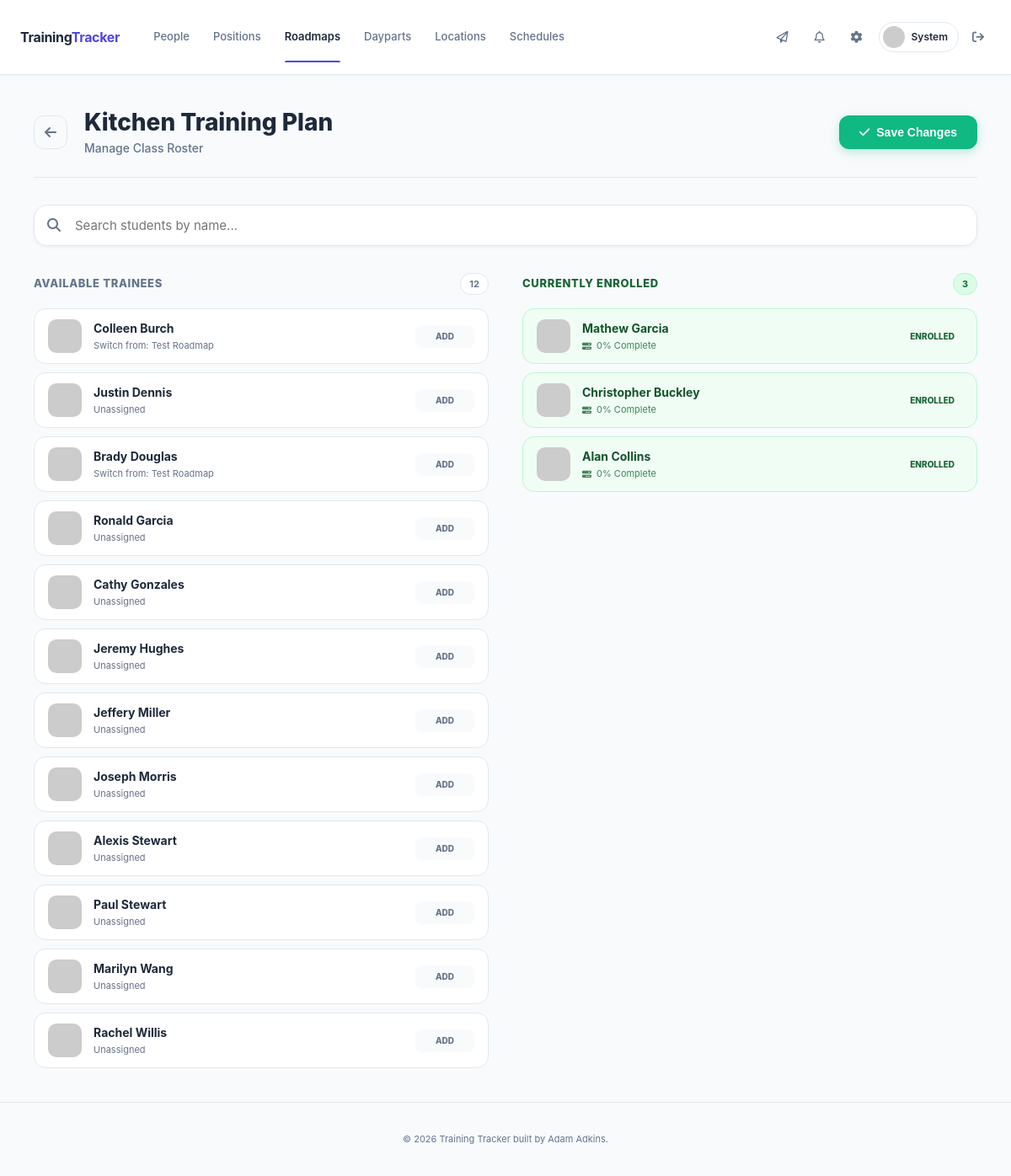
The app's page /manager/roadmaps/2/roster (signed in) with its own data.
### app/models.py (models this page shows, shortened)
class Employee(db.Model):
    __tablename__ = "employees"
    id = db.Column(db.Integer, primary_key=True)
    first_name = db.Column(db.String(80), nullable=False)
    last_name = db.Column(db.String(80), nullable=False)
    role = db.Column(db.String(20), nullable=False, default="trainee")
    status = db.Column(db.String(20), nullable=False, default="active")
    start_date = db.Column(db.Date, nullable=True)
    location_id = db.Column(db.Integer, db.ForeignKey("locations.id"), nullable=True)
    graduated_at = db.Column(db.DateTime, nullable=True)  # When manager marked trainee as graduated (offboarding)
    current_roadmap_id = db.Column(db.Integer, db.ForeignKey("training_roadmaps.id"), nullable=True)
    created_at = db.Column(db.DateTime, default=lambda: datetime.now(timezone.utc), nullable=False)
    active_roadmap = db.relationship("TrainingRoadmap", foreign_keys=[current_roadmap_id], backref="trainees")
    locations = db.relationship(
        "Location",
        secondary=employee_locations,
        backref=db.backref("roster_employees", lazy="dynamic"),
        lazy="dynamic",
    )
    def avatar(self, size=128):
        email = self.user_account.email.lower().encode('utf-8') if self.user_account else b"none"
        digest = hashlib.md5(email).hexdigest()
        return f'https://www.gravatar.com/avatar/{digest}?d=identicon&s={size}'
    def get_roadmap_progress(self):
        if not self.active_roadmap:
            return None
        steps = sorted(self.active_roadmap.steps, key=lambda x: x.order_index)
        mastered_count = 0
        target_step = None
        for step in steps:
            sessions = [s for s in self.trainee_sessions if s.position_id == step.position_id and s.completed_at]
            avg_rating = 0
            if sessions:
                all_ratings = [r.rating_value for s in sessions for r in s.ratings]
                if all_ratings:
                    avg_rating = sum(all_ratings) / len(all_ratings)
            req_sessions = step.required_sessions if step.required_sessions else 3
            req_rating = step.min_avg_rating if step.min_avg_rating else 4.0
            is_mastered = len(sessions) >= req_sessions and avg_rating >= req_rating
            if is_mastered:
                mastered_count += 1
            elif not target_step:
                target_step = step
        return {
            'target_position': target_step.position if target_step else None,
            'percent_complete': (mastered_count / len(steps)) * 100 if steps else 0,
            'is_finished': mastered_count == len(steps),
            'mastered_count': mastered_count,
            'total_steps': len(steps)
        }

class TrainingRoadmap(db.Model):
    __tablename__ = "training_roadmaps"
    id = db.Column(db.Integer, primary_key=True)
    name = db.Column(db.String(120), nullable=False)
    description = db.Column(db.Text, nullable=True)
    created_at = db.Column(db.DateTime, default=lambda: datetime.now(timezone.utc), nullable=False)
    steps = db.relationship("RoadmapStep", backref="roadmap", cascade="all, delete-orphan",
                            order_by="RoadmapStep.order_index")

### app/routes/manager.py (the view, shortened to what this page needs)
@manager_bp.route('/roadmaps/<int:roadmap_id>/roster', methods=['GET', 'POST'])
@manager_required
def roadmap_roster(roadmap_id):
    roadmap = TrainingRoadmap.query.get_or_404(roadmap_id)
    enrolled = Employee.query.filter(Employee.current_roadmap_id == roadmap.id, Employee.graduated_at == None).all()
    available = Employee.query.filter(
        (Employee.current_roadmap_id != roadmap.id) | (Employee.current_roadmap_id == None),
        Employee.status == 'active',
        Employee.role == 'trainee',
        Employee.graduated_at == None,
    ).order_by(Employee.last_name).all()
    return render_template('roadmaps/roster.html', roadmap=roadmap, enrolled=enrolled, available=available)

### app/routes/helpers.py (called while the page is built)
def manager_required(f):
    @wraps(f)
    def wrapped(*args, **kwargs):
        if not current_user.is_authenticated or current_user.role != 'manager':
            abort(403)
        return f(*args, **kwargs)
    return wrapped

### app/routes/messages.py (called while the page is built)
@messages_bp.before_app_request
def load_system_settings():
    flask.g.system_settings = SystemSettings.query.first()

### app/templates/roadmaps/roster.html (shortened to what this page needs)
{% extends "base.html" %}
{% block content %}
<div class="roster-wrapper">
    <div class="roster-container">
        <div class="roster-header">
            <div class="header-left">
                <a href="{{ url_for('manager.roadmaps_list') }}" class="btn-back" onclick="if (window.history.length > 1) { event.preventDefault(); history.back(); }">
                    <i class="fa-solid fa-arrow-left"></i>
                </a>
                <div>
                    <h1 class="roster-title">{{ roadmap.name }}</h1>
                    <p class="roster-subtitle">Manage Class Roster</p>
                </div>
            </div>
            <div class="header-actions">
                <button type="submit" form="roster-form" class="btn-save">
                    <i class="fa-solid fa-check"></i> Save Changes
                </button>
            </div>
        </div>
        <div class="search-container">
            <input type="text" id="rosterSearch" class="search-input" placeholder="Search students by name...">
        </div>
        <form method="POST" id="roster-form">
            <div class="roster-grid">
                <div>
                    <div class="column-header">
                        <h2 class="col-title">Available Trainees</h2>
                        <span class="col-count" id="count-avail">{{ available|length }}</span>
                    </div>
                    <div class="emp-list" id="list-avail">
                        {% for emp in available %}
                        <div class="emp-card search-item" data-emp-id="{{ emp.id }}" data-origin="available" onclick="moveCard(this)">
                            <img src="{{ emp.avatar(50) }}" class="emp-avatar">
                            <div class="emp-info">
                                <div class="emp-name search-target">{{ emp.first_name }} {{ emp.last_name }}</div>
                                <div class="emp-sub">
                                    {% if emp.active_roadmap %}
                                        Switch from: {{ emp.active_roadmap.name }}
                                    {% else %}
                                        <span style="color: var(--text-muted);">Unassigned</span>
                                    {% endif %}
                                </div>
                            </div>
                            <span class="action-tag"><span class="tag-default">Add</span><span class="tag-hover">Add</span></span>
                        </div>
                        {% endfor %}
                    </div>
                </div>
                <div>
                    <div class="column-header" style="border-color: #bbf7d0;">
                        <h2 class="col-title" style="color: #166534;">Currently Enrolled</h2>
                        <span class="col-count" id="count-enroll" style="color: #166534; background: #dcfce7; border-color: #bbf7d0;">{{ enrolled|length }}</span>
                    </div>
                    <div class="emp-list" id="list-enroll">
                        {% for emp in enrolled %}
                        <div class="emp-card in-enrolled search-item" data-emp-id="{{ emp.id }}" data-origin="enrolled" onclick="moveCard(this)">
                            <img src="{{ emp.avatar(50) }}" class="emp-avatar">
                            <div class="emp-info">
                                <div class="emp-name search-target">{{ emp.first_name }} {{ emp.last_name }}</div>
                                {% set prog = emp.get_roadmap_progress() %}
                                <div class="emp-sub">
                                    <i class="fa-solid fa-bars-progress"></i> {{ prog.percent_complete|round|int }}% Complete
                                </div>
                            </div>
                            <span class="action-tag"><span class="tag-default">Enrolled</span><span class="tag-hover">Remove</span></span>
                        </div>
                        {% endfor %}
                    </div>
                </div>
            </div>
        </form>
    </div>
</div>
{% endblock %}

### app/templates/base.html (shortened to what this page needs)
<!DOCTYPE html>
<html lang="en">
<head>
    <link rel="stylesheet" href="{{ url_for('static', filename='style.css') }}">
    <link rel="stylesheet" href="https://cdnjs.cloudflare.com/ajax/libs/font-awesome/6.4.0/css/all.min.css">
</head>
<body class="{% block body_class %}{% endblock %}">
<header class="main-header">
    <div class="container nav-split">
        <div class="nav-group">
            <a href="{{ url_for('manager.dashboard') if current_user.is_authenticated and current_user.role == 'manager' else url_for('employee.dashboard') }}" class="brand-logo">
                <span>Training<b>Tracker</b></span>
            </a>
            <div class="nav-content" id="navContent">
                {% if current_user.is_authenticated %}
                <nav class="nav-links">
                    {% if current_user.role == 'manager' %}
                    <a href="{{ url_for('manager.employees_list') }}" data-tutorial="staff" class="{{ 'active' if 'employee' in request.endpoint else '' }}">People</a>
                    <a href="{{ url_for('manager.positions_list') }}" data-tutorial="positions" class="{{ 'active' if 'position' in request.endpoint else '' }}">Positions</a>
                    <a href="{{ url_for('manager.roadmaps_list') }}" data-tutorial="roadmaps" class="{{ 'active' if 'roadmap' in request.endpoint and request.endpoint not in ['manager.roadmap_smart_builder', 'manager.smart_builder_build'] else '' }}">Roadmaps</a>
                    <a href="{{ url_for('manager.dayparts_list') }}" data-tutorial="dayparts" class="{{ 'active' if 'daypart' in request.endpoint else '' }}">Dayparts</a>
                    <a href="{{ url_for('manager.locations_list') }}" data-tutorial="locations" class="{{ 'active' if 'location' in request.endpoint else '' }}">Locations</a>
                    <a href="{{ url_for('manager.schedules_list') }}" data-tutorial="schedule" class="{{ 'active' if 'schedule' in request.endpoint or request.endpoint in ['manager.roadmap_smart_builder', 'manager.smart_builder_build'] else '' }}">Schedules</a>
                    {% endif %}
                </nav>
                <div class="nav-actions">
                    <div class="user-profile">
                        {% if g.system_settings and not g.system_settings.dm_enabled %}
                        <div class="notif-btn disabled" title="Messaging Disabled"><i class="fa-regular fa-paper-plane"></i></div>
                        {% else %}
                        <a href="{{ url_for('messages.inbox') }}" data-tutorial="messages" class="notif-btn {{ 'active' if 'messages' in request.endpoint else '' }}">
                            <i class="fa-regular fa-paper-plane"></i>
                        </a>
                        {% endif %}
                        <a href="{{ url_for('employee.notifications') }}" data-tutorial="notifications" class="notif-btn {{ 'active' if 'notification' in request.endpoint else '' }}">
                            <i class="fa-regular fa-bell"></i>
                        </a>
                        <a href="{{ url_for('manager.settings') }}" data-tutorial="settings" class="notif-btn {{ 'active' if 'settings' in request.endpoint else '' }}">
                            <i class="fa-solid fa-gear"></i>
                        </a>
                        <a href="{{ url_for('manager.employee_detail', employee_id=current_user.employee_id, back=request.path) }}" class="profile-pill-link">
                            <div class="pill-container">
                                <img src="{{ current_user.employee.avatar(26) }}" class="nav-avatar">
                                <span class="user-name-nav">{{ current_user.employee.first_name }}</span>
                            </div>
                        </a>
                        <a href="{{ url_for('auth.logout') }}" class="btn-logout-icon" title="Sign Out">
                            <i class="fa-solid fa-arrow-right-from-bracket"></i>
                        </a>
                    </div>
                </div>
                {% endif %}
            </div>
        </div>
    </div>
</header>
<main class="container py-xl fade-in-up">
    {% block content %}{% endblock %}
</main>
<footer class="site-footer">
    <p>&copy; 2026 Training Tracker built by Adam Adkins.</p>
</footer>
</body>
</html>

### app/static/style.css (style rules this page uses)
:root { --primary: #2563eb; --primary-hover: #1d4ed8; --bg: #eff2f6; --text: #1e293b; --text-muted: #64748b; --border: #cbd5e1; --white: #ffffff; --danger: #ef4444; --success: #16a34a; --warning: #f59e0b; }
* { box-sizing: border-box; }
body { background-color: var(--bg); color: var(--text); font-family: 'Inter', -apple-system, BlinkMacSystemFont, "Segoe UI", Roboto, Helvetica, Arial, sans-serif; margin: 0; padding: 0; line-height: 1.5; -webkit-font-smoothing: antialiased; }
a { color: var(--primary); text-decoration: none; }
.container { max-width: 1200px; margin: 0 auto; padding: 0 24px; }
.py-xl { padding-top: 40px; padding-bottom: 40px; }
.main-header { background: var(--white); border-bottom: 1px solid var(--border); padding: 12px 0; position: sticky; top: 0; z-index: 100; box-shadow: 0 1px 2px 0 rgba(0, 0, 0, 0.05); }
.nav-split { display: flex; justify-content: space-between; align-items: center; gap: 16px; }
.nav-group { display: flex; align-items: center; gap: 40px; flex: 1; }
.brand-logo { display: flex; align-items: center; gap: 10px; text-decoration: none; color: var(--text); font-size: 20px; font-weight: 700; }
.brand-logo b { color: var(--primary); }
.nav-content { display: flex; justify-content: space-between; align-items: center; width: 100%; }
.nav-links { display: flex; align-items: center; gap: 24px; }
.nav-links a { color: var(--text-muted); font-weight: 500; font-size: 14px; transition: color 0.2s; text-decoration: none; white-space: nowrap; }
.nav-actions { display: flex; align-items: center; gap: 16px; }
.user-profile { display: flex; align-items: center; gap: 16px; }
.btn-logout-icon { border: none; background: transparent; color: #64748b; font-size: 20px; padding: 0 8px; cursor: pointer; text-decoration: none; display: flex; align-items: center; gap: 8px; }
.notif-btn { font-size: 18px; color: var(--text-muted); position: relative; width: 32px; height: 32px; display: flex; align-items: center; justify-content: center; border-radius: 8px; transition: background 0.2s; }
.pill-container { display: flex; align-items: center; gap: 10px; padding: 4px 12px 4px 6px; background: #f8fafc; border-radius: 20px; border: 1px solid var(--border); }
.nav-avatar { border-radius: 50%; width: 28px; height: 28px; object-fit: cover; }
input, select, textarea { width: 100%; padding: 10px 12px; border: 1px solid var(--border); border-radius: 8px; font-size: 16px; background: var(--white); color: var(--text); transition: border-color 0.2s; font-family: inherit; }
.profile-pill-link { text-decoration: none; transition: all 0.2s ease; }
.profile-pill-link .pill-container { transition: all 0.2s ease; }

### records on screen
Employee: employee.first_name "System"
TrainingRoadmap: name "Kitchen Training Plan"
Employee: first_name "Colleen", last_name "Burch", active_roadmap.name "Test Roadmap"
Employee: first_name "Justin", last_name "Dennis", shows "Unassigned"
Employee: first_name "Brady", last_name "Douglas", active_roadmap.name "Test Roadmap"
Employee: first_name "Ronald", last_name "Garcia", shows "Unassigned"
Employee: first_name "Cathy", last_name "Gonzales", shows "Unassigned"
Employee: first_name "Jeremy", last_name "Hughes", shows "Unassigned"
Employee: first_name "Jeffery", last_name "Miller", shows "Unassigned"
Employee: first_name "Joseph", last_name "Morris", shows "Unassigned"
Employee: first_name "Alexis", last_name "Stewart", shows "Unassigned"
Employee: first_name "Paul", last_name "Stewart", shows "Unassigned"
Employee: first_name "Marilyn", last_name "Wang", shows "Unassigned"
Employee: first_name "Rachel", last_name "Willis", shows "Unassigned"
Employee: first_name "Mathew", last_name "Garcia", percent_complete "0"
Employee: first_name "Christopher", last_name "Buckley", percent_complete "0"
Employee: first_name "Alan", last_name "Collins", percent_complete "0"

### other values on screen
{{ available|length }} "12"
{{ enrolled|length }} "3"
